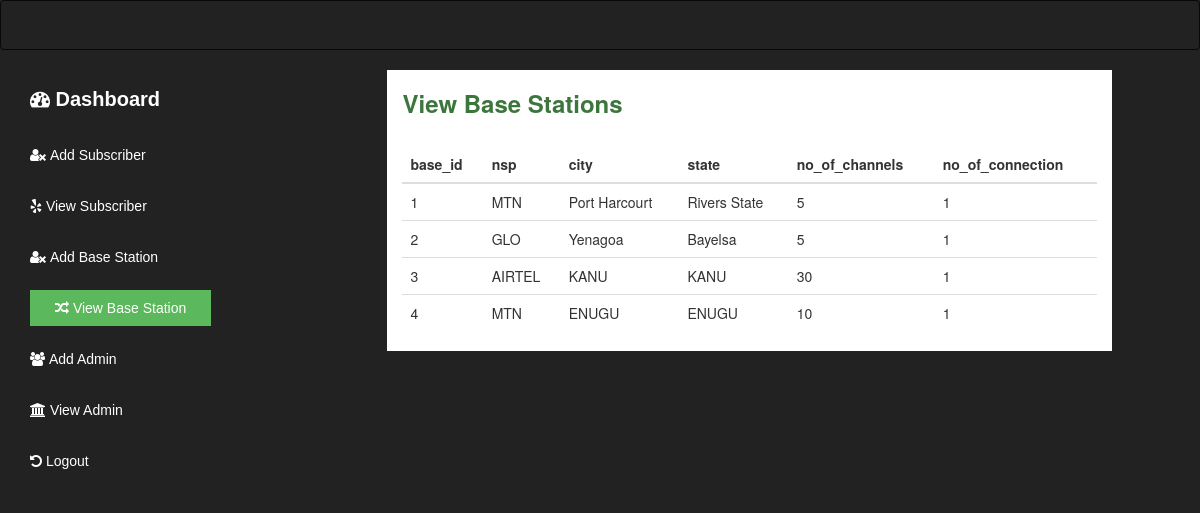
/view-base.php, run on the app's committed database.
### tables this page shows
CREATE TABLE `base_station` (
  `base_id` int(100) NOT NULL,
  `nsp` varchar(100) NOT NULL,
  `city` varchar(100) NOT NULL,
  `state` varchar(100) NOT NULL,
  `no_of_channels` varchar(11) NOT NULL,
  `no_of_connection` varchar(11) NOT NULL
);

### view-base.php (the view, shortened to what this page needs)
<?php include 'core/init.php';  ?>
<!DOCTYPE html>
<html lang="en">
<head>
		<link rel="stylesheet" href="assets/css/font/css/font-awesome.css" />
		<link rel="stylesheet" href="assets/css/bootstrap.css"/>
		<link rel="stylesheet" href="assets/css/style-complete.css"/>
</head>
<body style="background:#222;">
</body>
	<nav class="navbar navbar-inverse"></nav>
	<div class="container-fluid">
		<div class="row" id="mynav">
			<div class="col-md-3">
				<div class="col-sm-12 drop">
					<a href = "admin-home.php" style="color:white;font-size:20px; font-weight: bolder;"><i class="fa fa-dashboard"></i>&nbsp;Dashboard</a>
				</div>
				<div class="col-sm-12 drop">
					<a href="add-subscriber.php" style="color:white;"><i class="fa fa-user-times"></i>&nbsp;Add Subscriber</a>
				</div>
				<div class="col-sm-12 drop">
					<a href="view-subscriber.php" style="color:white;"><i class="fa fa-yelp"></i>&nbsp;View Subscriber</a>
				</div>
				<div class="col-sm-12 drop">
					<a href="add-base.php" style="color:white;"><i class="fa fa-user-times"></i>&nbsp;Add Base Station</a>
				</div>
				<div class="col-sm-12 drop">
					<a href="view-base.php" style="color:white;background-color:
#5cb85c;padding:10px 25px;"><i class="fa fa-random"></i>&nbsp;View Base Station</a>
				</div>
				<div class="col-sm-12 drop">
					<a href="add-admin.php" style="color:white;"><i class="fa fa-users"></i>&nbsp;Add Admin</a>
				</div>
				<div class="col-sm-12 drop">
					<a href="view-admin.php" style="color:white;"><i class="fa fa-university"></i>&nbsp;View Admin</a>
				</div>
				<div class="col-sm-12 drop">
					<a href="logout.php" style="color:white;"><i class="fa fa-undo"></i>&nbsp;Logout</a>
				</div>
			</div>
			<div class="col-md-9">
				<div class="col-sm-10 col-sm-offset-1" style="background-color:white;">
					<div style="margin-bottom:30px;"> <h3 class="text-success" style="font-weight: bold;">View Base Stations</h3></div>
					<table class="table table-primary">
						<thead>
							<th>base_id</th>
							<th>nsp</th>
							<th>city</th>
							<th>state</th>
							<th>no_of_channels</th>
							<th>no_of_connection</th>
						</thead>
						<tbody>
							<?php
							$stm = $pdo->prepare("SELECT * FROM base_station");
							$stm->execute();
							if ($stm->rowCount() > 0) {
								while($rows = $stm->fetchObject()){
									echo "<tr>";
									echo "<td>$rows->base_id</td>";
									echo "<td>$rows->nsp</td>";
									echo "<td>$rows->city</td>";
									echo "<td>$rows->state</td>";
									echo "<td>$rows->no_of_channels</td>";
									echo "<td>$rows->no_of_connection</td>";
									echo "</tr>";
								}
							}
							 ?>
						</tbody>
					</table>
				</div>
			</div>
		</div>
	</div>
</body>
</html>

### assets/css/style-complete.css (style rules this page uses)
* { margin: 0; padding: 0; }
#mynav .drop { margin-top:15px; margin-bottom: 15px; }
#mynav .drop a { font-family: sans-serif; font-size: 14px; }

### data on the page
base_station: base_id "1", nsp "MTN", city "Port Harcourt", state "Rivers State", no_of_channels "5", no_of_connection "1"
base_station: base_id "2", nsp "GLO", city "Yenagoa", state "Bayelsa", no_of_channels "5", no_of_connection "1"
base_station: base_id "3", nsp "AIRTEL", city "KANU", state "KANU", no_of_channels "30", no_of_connection "1"
base_station: base_id "4", nsp "MTN", city "ENUGU", state "ENUGU", no_of_channels "10", no_of_connection "1"
